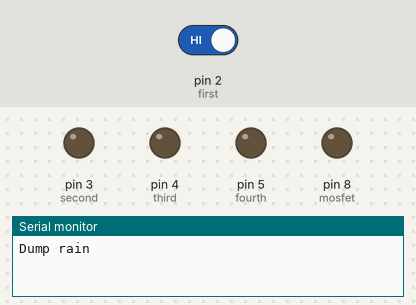
Bench run of a sketch on a simulated Arduino Uno, built with avr-gcc and run on an emulated ATmega328P. Parts: output pins drawn as LEDs (lit = HIGH), the last lines printed to the serial monitor. The test bench sets the inputs (shaded band); at power-on: pin 2 (first) HIGH.

Above: at 23.2 s.
23.3 s: pin 2 (first) driven LOW
33.5 s: pin 2 (first) driven HIGH
At 45.0 s:
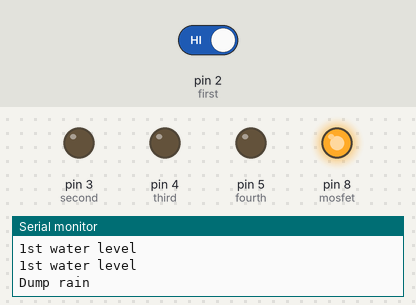
Timing chart, 0 to 60.5 s (numbered marks = the images above; inputs shaded):
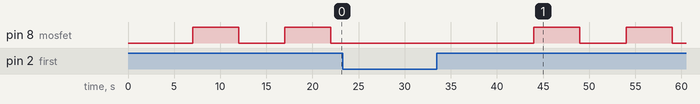

Measured:
- after the input at 33.5 s, pin 8 (mosfet): alternates HIGH for 5.0 s and LOW for 5.0 s, starting after 10.5 s
- by itself, pin 8 (mosfet): alternates HIGH for 5.0 s and LOW for 5.0 s

The sketch:

rainguageproject.ino
```cpp
int first = 2;
int second = 3;
int third = 4;
int fourth = 5;
int val = 0;
int val2 =0;
int val3 = 0;
int val4 =0;

#define mosfet 8

#define MSECS_CALC_RAIN 5000

volatile unsigned long rain_count = 0;
double unit_rain = 0;
unsigned long time = 0;
unsigned long rain_last=0;
unsigned long nextCalcRain = 0;
unsigned long rain2 = 0;

void setup(){
  Serial.begin(9600);

  pinMode(first,INPUT_PULLUP);
  attachInterrupt(0, rainclosed, FALLING);
  pinMode(second, OUTPUT);
  pinMode(third, OUTPUT);
  pinMode(fourth, OUTPUT);
  pinMode(mosfet, OUTPUT);
}

void loop(){
  time = millis();

  if (time >= nextCalcRain) {
    getUnitRain(),
    nextCalcRain = time + MSECS_CALC_RAIN;
  }
}

void getUnitRain(){

  val=digitalRead(first);
  val2=digitalRead(second);
  val3=digitalRead(third);
  val4=digitalRead(fourth);
    if(val < 1){
    //if(rain_count < 5){
      Serial.println("1st water level");
      delay(5000);
    }
  else{
    delay(7000);
    Serial.println("Dump rain");
    Serial.println("");
    digitalWrite(mosfet, HIGH);
    delay(5000);
    digitalWrite(mosfet, LOW);
    delay(5000);
    digitalWrite(mosfet, HIGH);
    delay(5000);
    digitalWrite(mosfet, LOW);
    delay(5000);
  }
}

void rainclosed(){
  unsigned long thisTime=millis()-rain_last;
  rain_last=millis();
  if(thisTime>500){
    rain_count++;
  }
}
```
